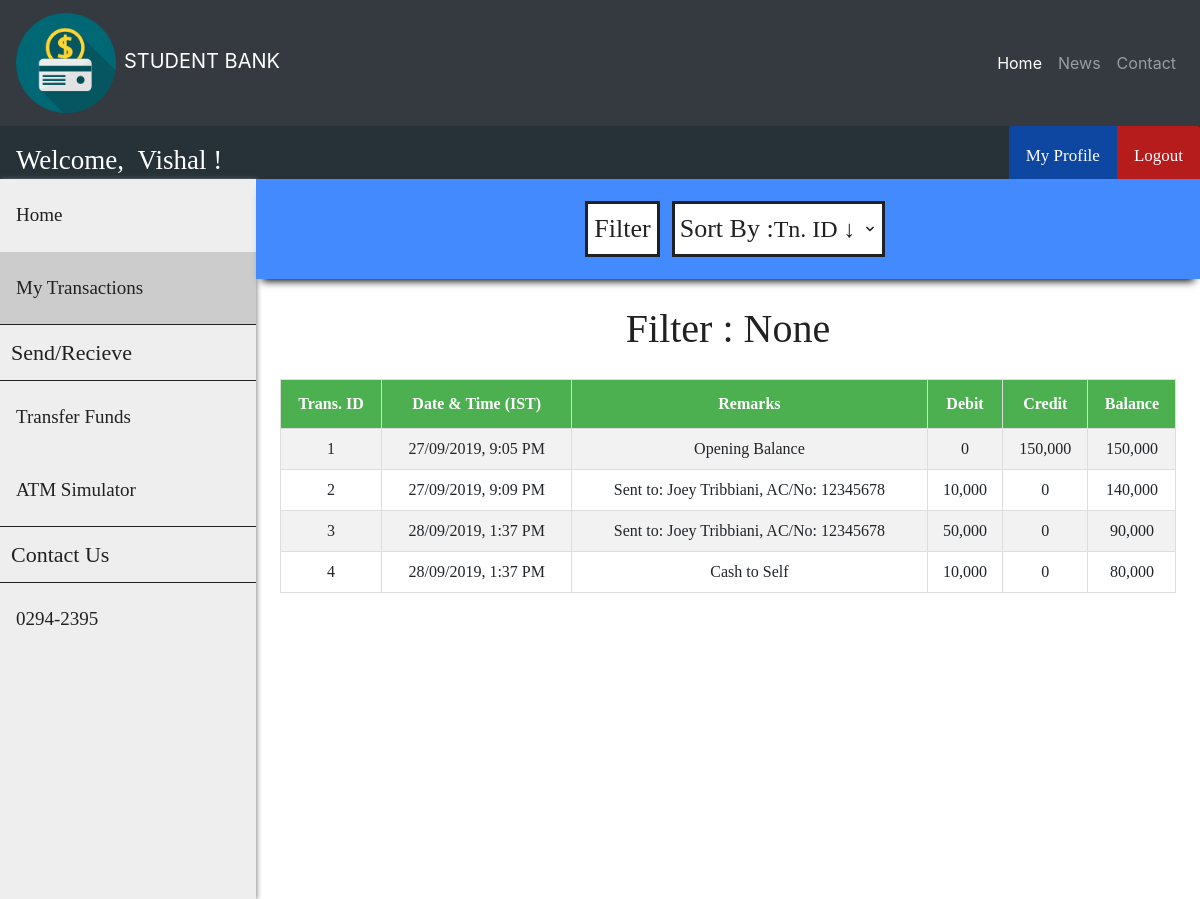
The page /customer/customer_transactions.php (signed in) on the database its author committed.
### tables this page shows
CREATE TABLE `customer` (
  `cust_id` int(11) NOT NULL,
  `first_name` varchar(30) DEFAULT NULL,
  `last_name` varchar(30) DEFAULT NULL,
  `gender` varchar(10) DEFAULT NULL,
  `dob` date DEFAULT NULL,
  `aadhar_no` int(11) DEFAULT NULL,
  `email` varchar(30) DEFAULT NULL,
  `phone_no` varchar(20) DEFAULT NULL,
  `address` varchar(255) DEFAULT NULL,
  `branch` varchar(30) DEFAULT NULL,
  `account_no` int(11) DEFAULT NULL,
  `pin` int(4) DEFAULT NULL,
  `uname` varchar(30) DEFAULT NULL,
  `pwd` varchar(30) DEFAULT NULL
);

CREATE TABLE `passbook2` (
  `trans_id` int(11) NOT NULL,
  `trans_date` datetime DEFAULT NULL,
  `remarks` varchar(255) DEFAULT NULL,
  `debit` int(11) DEFAULT NULL,
  `credit` int(11) DEFAULT NULL,
  `balance` int(11) DEFAULT NULL
);

### customer/customer_transactions.php (the view, shortened to what this page needs)
<?php
    include('../header.php');
    include('../navbar.php');
    include('../connect.php');
    include('../customer/customer_navbar.php');
    include('../customer/customer_sidebar.php');
    if (isset($_SESSION['loggedIn_cust_id'])) {
        $sql0 = "SELECT * FROM passbook".$_SESSION['loggedIn_cust_id'];
    }
    $filter_indicator = "None";
?>
<body>
    <div class="search-bar-wrapper">
        <div class="search-bar" id="the-search-bar">
            <div class="flex-item-search-bar" id="fi-search-bar">
                <button id="search" onclick="document.getElementById('id01').style.display='block'">Filter</button>
                <div class="flex-item-by">
                    <label id="sort">Sort By :</label>
                </div>
                <div class="flex-item-search-by">
                    <select name="by" onChange="window.location.href=this.value">
                        <option selected disabled hidden>
                            <?php if (empty($_GET['sort'])) {?>Tn. ID &darr;<?php } ?>
                        </option>
                    </select>
                </div>
            </div>
        </div>
    </div>
    <div class="flex-container">
        <p id="none">Filter : <?php echo $filter_indicator ?></p>
    </div>
    <div class="flex-container">
        <?php
            $result = $conn->query($sql0);
            if ($result->num_rows > 0) {?>
                <table id="transactions">
                    <tr>
                        <th>Trans. ID</th>
                        <th>Date & Time (IST)</th>
                        <th>Remarks</th>
                        <th>Debit </th>
                        <th>Credit </th>
                        <th>Balance </th>
                    </tr>
        <?php
            while($row = $result->fetch_assoc()) {?>
                    <tr>
                        <td><?php echo $row["trans_id"]; ?></td>
                        <td>
                            <?php
                                $time = strtotime($row["trans_date"]);
                                $sanitized_time = date("d/m/Y, g:i A", $time);
                                echo $sanitized_time;
                             ?>
                        </td>
                        <td><?php echo $row["remarks"]; ?></td>
                        <td><?php echo number_format($row["debit"]); ?></td>
                        <td><?php echo number_format($row["credit"]); ?></td>
                        <td><?php echo number_format($row["balance"]); ?></td>
                    </tr>
            <?php } ?>
            </table>
            <?php
            } else {  ?>
                <p id="none"> No results found :(</p>
            <?php }
            $conn->close(); ?>
    </div>
</body>
</html>

### header.php (shortened to what this page needs)
<!DOCTYPE html>
<html>
<head>
    <link rel="stylesheet" href="https://stackpath.bootstrapcdn.com/bootstrap/4.1.3/css/bootstrap.min.css">
    <link rel="stylesheet" href="https://use.fontawesome.com/releases/v5.6.1/css/all.css">
</head>

### navbar.php (shortened to what this page needs)
<nav class="navbar navbar-expand-lg navbar-dark bg-dark">
    <a class="navbar-brand" href="#"><img src="./images/logo.png" class="mr-2" width="100" height="100">STUDENT BANK</a>
          <div class="collapse navbar-collapse" id="navbarNav">
              <ul class="navbar-nav ml-auto">
                    <li class="nav-item active">
                      <a class="nav-link" href="./home.php">Home<span class="sr-only">(current)</span></a>
                    </li>
                    <li class="nav-item">
                      <a class="nav-link" href="./news.php">News</a>
                    </li>
                    <li class="nav-item">
                      <a class="nav-link" href="./contact.php">Contact</a>
                    </li>
              </ul>
          </div>
  </nav>

### customer/customer_navbar.php (shortened to what this page needs)
<?php
    include ("../connect.php");
    if (isset($_SESSION['loggedIn_cust_id'])) {
        $sql0 = "SELECT * FROM customer WHERE cust_id=".$_SESSION['loggedIn_cust_id'];
        $result = $conn->query($sql0);
        $row = $result->fetch_assoc();
    }
?>
<body>
    <div class="nav-wrapper">
        <div class="topnav" id="theTopNav">
            <a id="user">Welcome, &nbsp<?php echo $row["first_name"]; ?> !</a>
            <a id="logout" href="../logout_action.php" onclick="return confirm('Are you sure?')">Logout</a>
            <a id="profile" href="../customer/customer_profile.php">My Profile</a>
        </div>
    </div>

### customer/customer_sidebar.php (shortened to what this page needs)
<body>
    <div class="sidenav" id="theSideNav">
        <a href="./customer_home.php">Home</a>
        <a href="./customer_transactions.php">My Transactions</a>
        <a id="label">Send/Recieve</a>
        <a href="./beneficiary.php">Transfer Funds</a>
        <a href="./atm_simulator.php">ATM Simulator</a>
        <a id="label">Contact Us<a href="tel:0294-2395">0294-2395</a></a>
    </div>
</body>
</html>

### customer/customer_navbar.php (style rules this page uses)
.nav-wrapper { height: 53px; background: #333; }
.nav-wrapper .topnav { background-color: #263238; overflow: hidden; height: 53px; }
.topnav a[id="user"] { float: left; display: block; color: white !important; text-align: center; padding: 14px 16px; text-decoration: none; font-size: 27px; font-family: Roboto-Light; }
.topnav a[id="profile"] { float: right; display: block; color: white; text-align: center; padding: 17px 17px; text-decoration: none; font-size: 17px; font-family: OpenSans-Bold; background-color: #0D47A1; border-top-left-radius: 3px; }
.topnav a[id="logout"] { float: right; display: block; color: white; text-align: center; padding: 17px 17px; text-decoration: none; font-size: 17px; font-family: OpenSans-Bold; background-color: #b71c1c; border-top-right-radius: 3px; }

### customer/customer_sidebar.php (style rules this page uses)
.sidenav { width: 256px; background-color: #eee; height: 90vh; float: left; overflow-y: auto; box-shadow: 1px 1px 5px #888888; }
.sidenav a { font-family: OpenSans-Regular; font-size: 19px; color: #212121; display: block; padding: 22px 16px; text-decoration: none; }
.sidenav a[id="label"] { font-family: OpenSans-Bold; font-size: 22px; color: #212121; display: block; padding: 11px; text-decoration: none; border-top: 1px solid #212121; border-bottom: 1px solid #212121; }
.sidenav a.active { background-color: #ccc; }

### customer/customer_transactions.php (style rules this page uses)
.flex-container { display: -webkit-flex; display: flex; margin-left: 256px; width: auto; height: auto; padding-top: 20px; flex-direction: column; overflow-x: auto; }
.search-bar-wrapper { height: 100px; }
.search-bar-wrapper .search-bar { display: -webkit-flex; display: flex; margin-left: 256px; position: relative; width: auto; height: 100px; flex-direction: column; background-color: #448AFF; box-shadow: 0 8px 8px -6px black; overflow: hidden; }
label[id="sort"] { display: block; float: left; color: #212121; font-family: OpenSans-Regular; font-size: 26px; background-color: white; border: 3px solid #212121; border-right: 0; margin: 12px; margin-right: 0px; height: 56px; padding-top: 5px; padding-left: 5px; }
select { font-family: OpenSans-Regular; color: #212121; font-size: 24px; background: url("../images/down_arrow.png") 96% / 15% no-repeat #eee; -webkit-appearance: none; -moz-appearance: none; background-color: white; border: 3px solid #212121; border-left: 0; margin: 12px; margin-left: 0px; height: 56px; width: 115%; }
.flex-item-search-bar { display: -webkit-flex; display: flex; flex-direction: row; margin: auto; width: auto; height: auto; }
button[id="search"] { font-family: OpenSans-Regular; color: #212121; font-size: 26px; background-color: white; cursor: pointer; height: 40px; margin-top: 12px; padding-top: 5px; padding-bottom: 45px; border: 3px solid #212121; }
label { display: block; float: left; color: #212121; font-family: OpenSans-Bold; font-size: 20px; }
#transactions { font-family: OpenSans-Regular; border-collapse: collapse; width: 80%; margin: auto; }
@media screen and (max-width: 1280px) { #transactions { width: 95%; } }
#transactions td, #transactions th { text-align: center; border: 1px solid #ddd; padding: 8px; }
#transactions tr:nth-child(even) { background-color: #f2f2f2; }
#transactions th { padding-top: 12px; padding-bottom: 12px; background-color: #4CAF50; color: white; }
p[id="none"] { margin: auto; font-size: 40px; color: #212121; font-family: Roboto-Regular; }

### rows shown on the page
customer: first_name "Vishal"
passbook2: trans_id "1", trans_date "27/09/2019, 9:05 PM", remarks "Opening Balance", debit "0", credit "150,000", balance "150,000"
passbook2: trans_id "2", trans_date "27/09/2019, 9:09 PM", remarks "Sent to: Joey Tribbiani, AC/No: 12345678", debit "10,000", credit "0", balance "140,000"
passbook2: trans_id "3", trans_date "28/09/2019, 1:37 PM", remarks "Sent to: Joey Tribbiani, AC/No: 12345678", debit "50,000", credit "0", balance "90,000"
passbook2: trans_id "4", trans_date "28/09/2019, 1:37 PM", remarks "Cash to Self", debit "10,000", credit "0", balance "80,000"

### other values the page prints
$filter_indicator "None"
